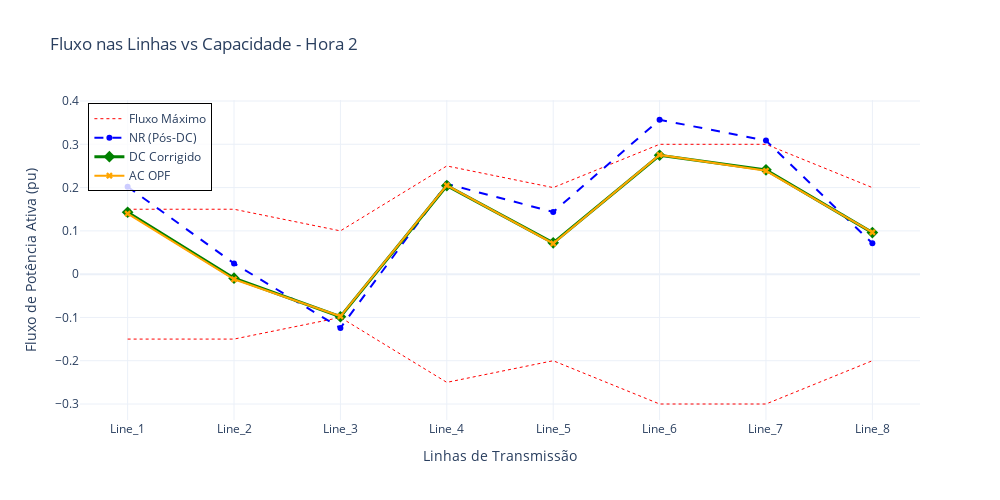

The notebook cell this image was saved under:
### Code cell
# --- 1. Configuração e Tratamento de Dados ---
h_plot = 2  # Escolha a hora que quiser analisar

# Recupera os nomes e os limites INDIVIDUAIS de cada linha
line_names = [l.name for l in NET.lines]
limits     = np.array([l.flow_max_pu for l in NET.lines])

# Garante que os dados de fluxo estão em numpy array para indexação [h_plot]
f_nr   = np.array(flows_out_nr)
f_corr = np.array(flows_out_dc_corr)
f_ac   = np.array(flows_out_ac)

fig = go.Figure()

# --- 2. Plota os Limites (O "Envelope") ---
# Limite Superior (P_max)
fig.add_trace(go.Scatter(
    x=line_names, 
    y=limits,
    mode='lines', 
    name='Fluxo Máximo',
    line=dict(color='red', width=1, dash='dot'), # Linha pontilhada vermelha
    hoverinfo='y+name'
))

# Limite Inferior (-P_max)
fig.add_trace(go.Scatter(
    x=line_names, 
    y=-limits,
    mode='lines', 
    name='Fluxo Mínimo',
    line=dict(color='red', width=1, dash='dot'),
    showlegend=False, # Não precisa poluir a legenda duas vezes
    hoverinfo='skip'
))

# --- 3. Plota os Fluxos dos Métodos ---

# NR (Estado Inicial/Violado)
fig.add_trace(go.Scatter(
    x=line_names, 
    y=f_nr[h_plot],
    mode='lines+markers', 
    name='NR (Pós-DC)',
    line=dict(color='blue', width=2, dash='dash'),
    marker=dict(symbol='circle')
))

# DC Corrigido (Sua Solução MinDeviation)
fig.add_trace(go.Scatter(
    x=line_names, 
    y=f_corr[h_plot],
    mode='lines+markers', 
    name='DC Corrigido',
    line=dict(color='green', width=3),
    marker=dict(size=9, symbol='diamond')
))

# AC OPF (Referência Ideal)
fig.add_trace(go.Scatter(
    x=line_names, 
    y=f_ac[h_plot],
    mode='lines+markers', 
    name='AC OPF',
    line=dict(color='orange', width=2),
    marker=dict(symbol='x')
))

# --- 4. Layout Quadrado e Limpo ---
fig.update_layout(
    title=f"Fluxo nas Linhas vs Capacidade - Hora {h_plot}",
    xaxis_title="Linhas de Transmissão",
    yaxis_title="Fluxo de Potência Ativa (pu)",
    
    # Deixa o gráfico quadrado
    width=1000,
    height=500,
    autosize=False,
    
    template="plotly_white",
    hovermode="x unified", # Mostra todos os valores ao passar o mouse numa linha
    legend=dict(
        x=0.01, y=0.99, 
        bgcolor='rgba(255, 255, 255, 0.8)',
        bordercolor="Black",
        borderwidth=1
    )
)

fig.show()

### Figure 1 — Plotly figure (JSON) as saved in the notebook; plotly's stock layout.template omitted (floating-point values rounded to 4 significant figures)
{"data": [{"hoverinfo": "y+name", "line": {"color": "red", "dash": "dot", "width": 1}, "mode": "lines", "name": "Fluxo Máximo", "type": "scatter", "x": ["Line_1", "Line_2", "Line_3", "Line_4", "Line_5", "Line_6", "Line_7", "Line_8"], "y": [0.15, 0.15, 0.1, 0.25, 0.2, 0.3, 0.3, 0.2]}, {"hoverinfo": "skip", "line": {"color": "red", "dash": "dot", "width": 1}, "mode": "lines", "name": "Fluxo Mínimo", "showlegend": false, "type": "scatter", "x": ["Line_1", "Line_2", "Line_3", "Line_4", "Line_5", "Line_6", "Line_7", "Line_8"], "y": [-0.15, -0.15, -0.1, -0.25, -0.2, -0.3, -0.3, -0.2]}, {"line": {"color": "blue", "dash": "dash", "width": 2}, "marker": {"symbol": "circle"}, "mode": "lines+markers", "name": "NR (Pós-DC)", "type": "scatter", "x": ["Line_1", "Line_2", "Line_3", "Line_4", "Line_5", "Line_6", "Line_7", "Line_8"], "y": [0.202, 0.02475, -0.1244, 0.2085, 0.1437, 0.3568, 0.3086, 0.07123]}, {"line": {"color": "green", "width": 3}, "marker": {"size": 9, "symbol": "diamond"}, "mode": "lines+markers", "name": "DC Corrigido", "type": "scatter", "x": ["Line_1", "Line_2", "Line_3", "Line_4", "Line_5", "Line_6", "Line_7", "Line_8"], "y": [0.143, -0.009371, -0.09839, 0.2044, 0.07228, 0.2747, 0.241, 0.09603]}, {"line": {"color": "orange", "width": 2}, "marker": {"symbol": "x"}, "mode": "lines+markers", "name": "AC OPF", "type": "scatter", "x": ["Line_1", "Line_2", "Line_3", "Line_4", "Line_5", "Line_6", "Line_7", "Line_8"], "y": [0.1398, -0.01184, -0.09733, 0.2052, 0.07086, 0.2755, 0.2388, 0.09674]}], "layout": {"autosize": false, "height": 500, "hovermode": "x unified", "legend": {"bgcolor": "rgba(255, 255, 255, 0.8)", "bordercolor": "Black", "borderwidth": 1, "x": 0.01, "y": 0.99}, "title": {"text": "Fluxo nas Linhas vs Capacidade - Hora 2"}, "width": 1000, "xaxis": {"title": {"text": "Linhas de Transmissão"}}, "yaxis": {"title": {"text": "Fluxo de Potência Ativa (pu)"}}}}
